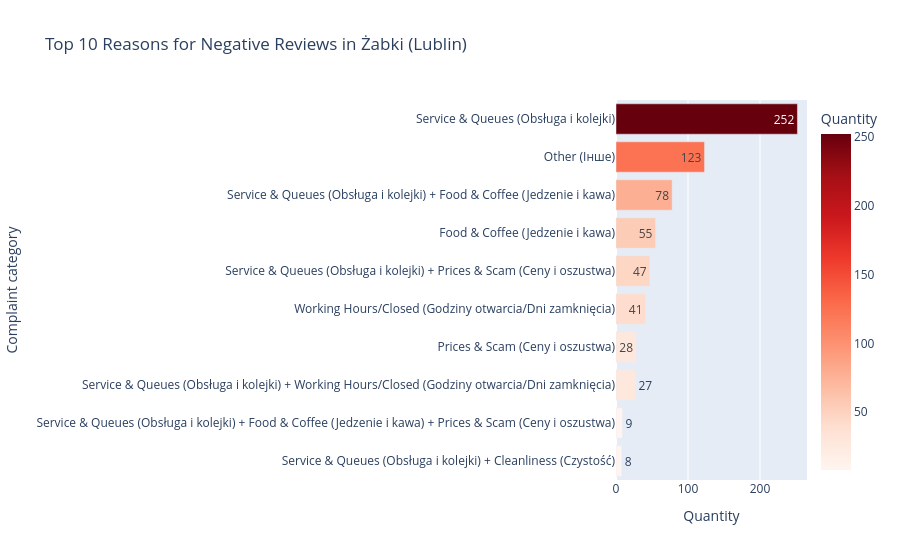

The cell this chart's notebook holds for it:
### Code cell
import plotly.express as px

# (przedstawiamy 10 najczęstszych skarg)
top_complaints = negative_reviews['complaint_category'].value_counts().reset_index()
top_complaints.columns = ['Complaint category', 'Quantity']
top_complaints = top_complaints.head(10)


fig = px.bar(top_complaints, 
             x='Quantity', 
             y='Complaint category', 
             orientation='h',
             title=' Top 10 Reasons for Negative Reviews in Żabki (Lublin)',
             color='Quantity',
             color_continuous_scale='Reds', 
             text_auto=True)


fig.update_layout(yaxis={'categoryorder':'total ascending'}) 

fig.show()

### Figure 1 — Plotly figure (JSON) as saved in the notebook; plotly's stock layout.template omitted (floating-point values rounded to 4 significant figures)
{"data": [{"hovertemplate": "Quantity=%{marker.color}<br>Complaint category=%{y}<extra></extra>", "legendgroup": "", "marker": {"color": [252, 123, 78, 55, 47, 41, 28, 27, 9, 8], "coloraxis": "coloraxis", "pattern": {"shape": ""}}, "name": "", "orientation": "h", "showlegend": false, "textposition": "auto", "texttemplate": "%{x}", "type": "bar", "x": [252, 123, 78, 55, 47, 41, 28, 27, 9, 8], "xaxis": "x", "y": ["Service & Queues (Obsługa i kolejki)", "Other (Інше)", "Service & Queues (Obsługa i kolejki) + Food & Coffee (Jedzenie i kawa)", "Food & Coffee (Jedzenie i kawa)", "Service & Queues (Obsługa i kolejki) + Prices & Scam (Ceny i oszustwa)", "Working Hours/Closed (Godziny otwarcia/Dni zamknięcia)", "Prices & Scam (Ceny i oszustwa)", "Service & Queues (Obsługa i kolejki) + Working Hours/Closed (Godziny otwarcia/Dni zamknięcia)", "Service & Queues (Obsługa i kolejki) + Food & Coffee (Jedzenie i kawa) + Prices & Scam (Ceny i oszustwa)", "Service & Queues (Obsługa i kolejki) + Cleanliness (Czystość)"], "yaxis": "y"}], "layout": {"barmode": "relative", "coloraxis": {"colorbar": {"title": {"text": "Quantity"}}, "colorscale": [[0, "rgb(255,245,240)"], [0.125, "rgb(254,224,210)"], [0.25, "rgb(252,187,161)"], [0.375, "rgb(252,146,114)"], [0.5, "rgb(251,106,74)"], [0.625, "rgb(239,59,44)"], [0.75, "rgb(203,24,29)"], [0.875, "rgb(165,15,21)"], [1, "rgb(103,0,13)"]]}, "legend": {"tracegroupgap": 0}, "title": {"text": " Top 10 Reasons for Negative Reviews in Żabki (Lublin)"}, "xaxis": {"anchor": "y", "domain": [0, 1], "title": {"text": "Quantity"}}, "yaxis": {"anchor": "x", "categoryorder": "total ascending", "domain": [0, 1], "title": {"text": "Complaint category"}}}}
